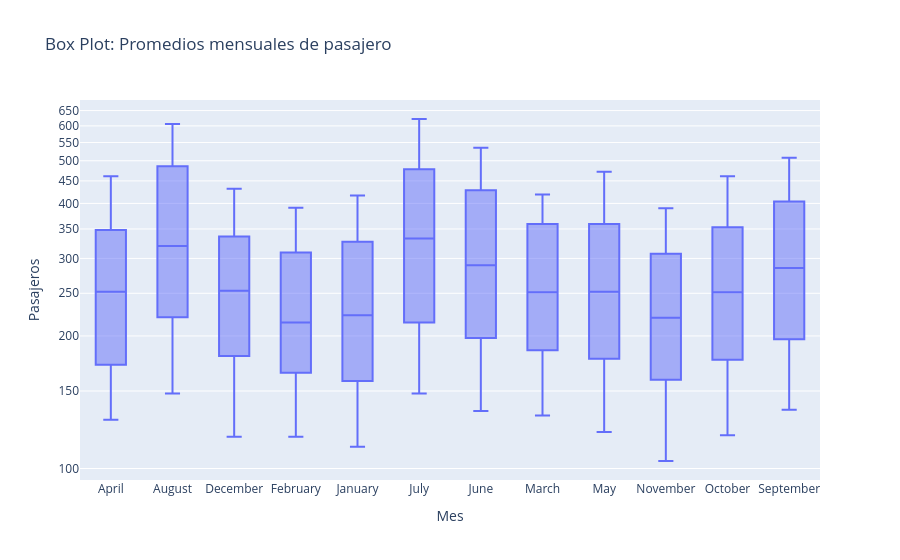

Notebook code cell kept with this figure:
### Code cell
plot_df = df.groupby(['Year', 'Month_Name'])['#Passengers'].mean().reset_index().dropna()
fig = px.box(plot_df, y="#Passengers", x="Month_Name", log_y=True, title="Box Plot: Promedios mensuales de pasajero")
fig.update_layout(xaxis_title="Mes", yaxis_title="Pasajeros")
fig.show()

### Figure 1 — Plotly figure (JSON) as saved in the notebook; plotly's stock layout.template omitted (floating-point values rounded to 4 significant figures; data arrays with more than 128 entries replaced by an {"elided": "..."} marker saying what was removed)
{"data": [{"alignmentgroup": "True", "hovertemplate": "Month_Name=%{x}<br>#Passengers=%{y}<extra></extra>", "legendgroup": "", "marker": {"color": "#636efa"}, "name": "", "notched": false, "offsetgroup": "", "orientation": "v", "showlegend": false, "type": "box", "x": {"elided": "144 str values"}, "x0": " ", "xaxis": "x", "y": {"elided": "144 int values"}, "y0": " ", "yaxis": "y"}], "layout": {"boxmode": "group", "legend": {"tracegroupgap": 0}, "title": {"text": "Box Plot: Promedios mensuales de pasajero"}, "xaxis": {"anchor": "y", "domain": [0, 1], "title": {"text": "Mes"}}, "yaxis": {"anchor": "x", "domain": [0, 1], "title": {"text": "Pasajeros"}, "type": "log"}}}
